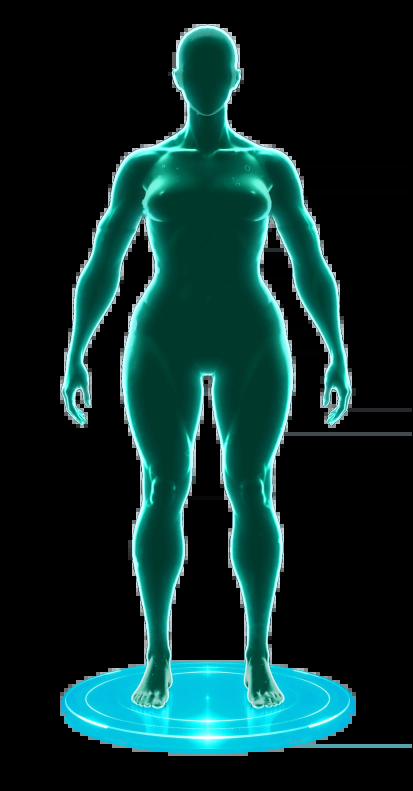
#> input picture assets/images/body-female-heavy-empty.webp, 826 x 1582 px (shown at 1/2 size)
$ python sil.py ../../assets/images/body-female-heavy-empty.webp
#> lines starting #> are read from the running program, lines starting #| are printed output that depends on the picture; after the words box and inside, x2 and y2 are one past the last pixel; in counts of white or black regions, pixels touching at a corner belong together
import cv2, numpy as np, sys
from scipy import ndimage as ndi
src = sys.argv[1]
im = cv2.imread(src, cv2.IMREAD_UNCHANGED)[...,:3]
H, W = im.shape[:2]
#> H = 1582; W = 826
hsv = cv2.cvtColor(im, cv2.COLOR_BGR2HSV).astype(np.int32)
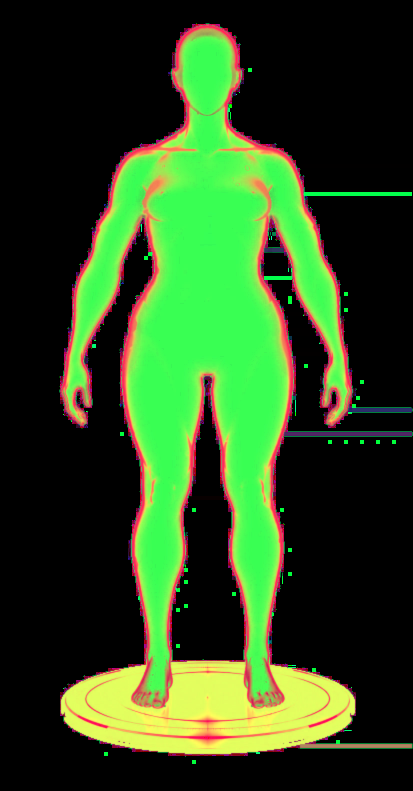
#> hsv: shape (1582, 826, 3) int32 (shown at 1/2 size); mean B, G, R 30.3, 75, 46.1
V, Sat = hsv[...,2], hsv[...,1]
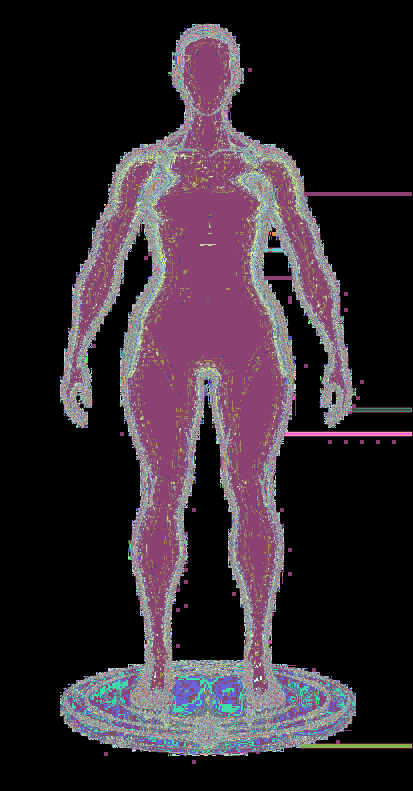
#> Sat: shape (1582, 826) int32 (shown at 1/2 size); 255 distinct labels, from 0 to 255; one colour per label, 0 black
yy, xx = np.mgrid[0:H, 0:W]
WATER_Y = 776
bright = np.zeros((H, W), bool)
a = yy < WATER_Y
bright |= a & (V > 150)
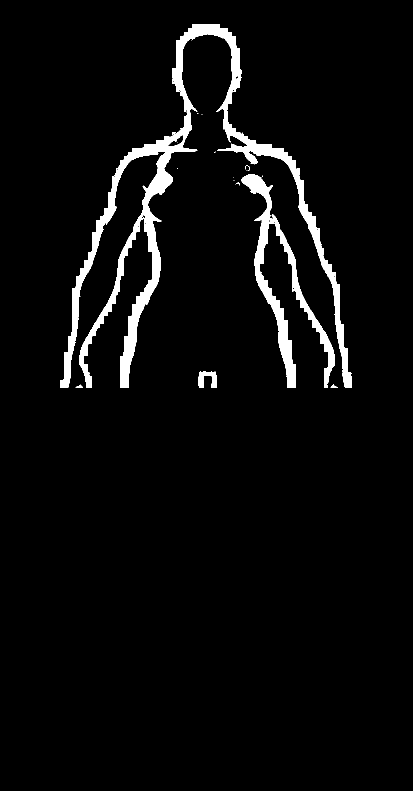
#> bright: shape (1582, 826) bool (shown at 1/2 size); 4.1% white; 21 white regions (14 under 20 px), largest, box (x1, y1, x2, y2) and area: (120, 48, 704, 776) 40118, (483, 348, 670, 776) 12487, (397, 743, 434, 776) 742
b = (yy >= WATER_Y) & (yy < 930)
bright |= b & (V > 165) & (Sat < 235)
c = yy >= 930
bright |= c & (V > 200) & (Sat < 200)
bright[:80, 262:] = False           # bell and profile photo
#> bright: shape (1582, 826) bool; 6.5% white; 108 white regions (90 under 20 px), largest, box (x1, y1, x2, y2) and area: (120, 80, 395, 1415) 33802, (432, 80, 704, 1415) 32239, (304, 743, 529, 1418) 11324
bright = ndi.binary_closing(bright, iterations=2)
#> bright: shape (1582, 826) bool; 6.9% white; 60 white regions (46 under 20 px), largest, box (x1, y1, x2, y2) and area: (120, 80, 704, 1418) 82069, (130, 1396, 700, 1489) 5464, (170, 1356, 243, 1441) 439
body = ndi.binary_fill_holes(bright)
#> body: shape (1582, 826) bool; 12.6% white; 54 white regions (42 under 20 px), largest, box (x1, y1, x2, y2) and area: (120, 80, 704, 1418) 156934, (130, 1396, 700, 1489) 5464, (170, 1356, 243, 1441) 439
body = ndi.binary_opening(body, iterations=2)
#> body: shape (1582, 826) bool; 12.3% white; 29 white regions (6 under 20 px), largest, box (x1, y1, x2, y2) and area: (262, 743, 556, 1418) 65547, (120, 80, 393, 1272) 56827, (436, 80, 704, 1266) 32365
lab, n = ndi.label(body)
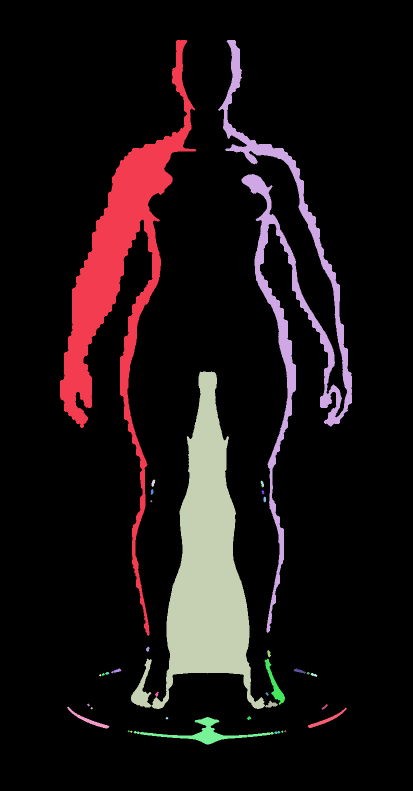
#> lab: shape (1582, 826) int32 (shown at 1/2 size); 36 distinct labels, from 0 to 35; one colour per label, 0 black
#> n = 35
sizes = ndi.sum(body, lab, range(1, n + 1))
#> sizes = 35 values, max 65318 at index 2, min 13 at index 8, mean 4594.3
keep = np.argsort(sizes)[::-1][:3]   # body and two hands if separate
#> keep = [2, 0, 1]
print('components', sorted(sizes.astype(int))[::-1][:6])
#| components [65318, 56827, 32365, 2985, 992, 561]
body = np.isin(lab, [k + 1 for k in keep if sizes[k] > 600])
#> body: shape (1582, 826) bool; 11.8% white; 3 white regions, box (x1, y1, x2, y2) and area: (262, 743, 530, 1418) 65318, (120, 80, 393, 1272) 56827, (436, 80, 704, 1266) 32365
if len(sys.argv) > 2:      # hair bun: centre x, centre y, radius
    bx, by, br = map(float, sys.argv[2:5])
    head = body.copy()
    body = body | ((xx - bx) ** 2 + ((yy - by) * 1.08) ** 2 < br ** 2)
    np.save('bun.npy', body & ~head)
np.save('body.npy', body)
vis = im.copy(); vis[~body] = (vis[~body] * 0.35).astype(np.uint8)
edge = body ^ ndi.binary_erosion(body)
#> edge: shape (1582, 826) bool; 0.8% white in thin lines or dots, all inside (x1, y1, x2, y2) = (120, 80, 704, 1418)
vis[edge] = (0, 0, 255)
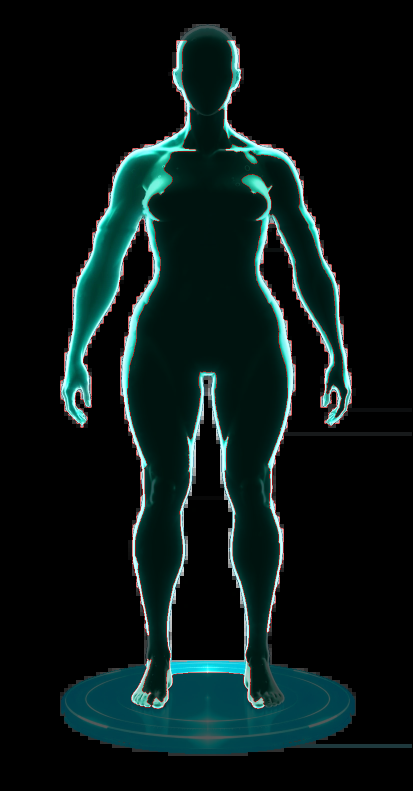
#> vis: shape (1582, 826, 3) (shown at 1/2 size); mean B, G, R 23.1, 24.1, 10.3
cv2.imwrite('sil_vis.png', cv2.resize(vis, None, fx=1.3, fy=1.3))
cv2.imwrite('sil_top.png', cv2.resize(vis[30:540], None, fx=2, fy=2))
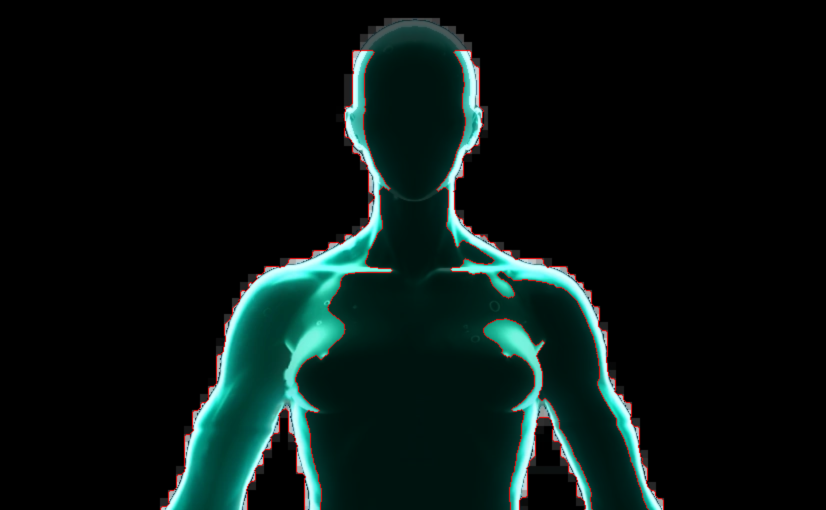
#> saved as sil_top.png: shape (1020, 1652, 3) (shown at 1/2 size); mean B, G, R 19.8, 21.8, 9.4
cv2.imwrite('sil_bot.png', cv2.resize(vis[520:1036], None, fx=2, fy=2))
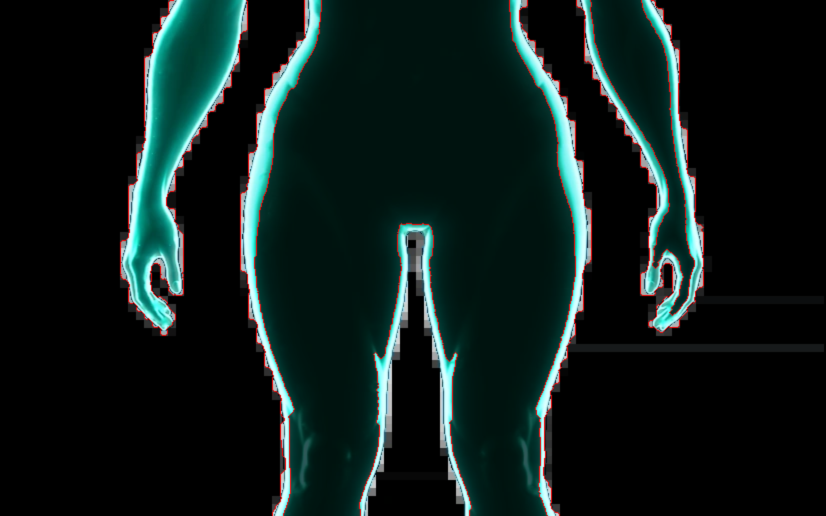
#> saved as sil_bot.png: shape (1032, 1652, 3) (shown at 1/2 size); mean B, G, R 27.1, 29.1, 15.1

$ run again, on assets/images/body-female-normal-empty.webp
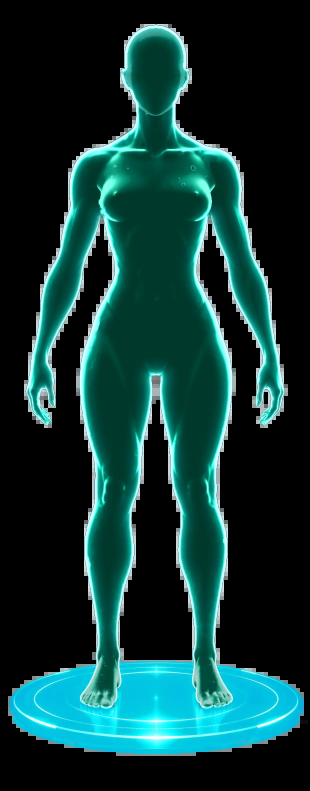
#> input picture assets/images/body-female-normal-empty.webp, 620 x 1582 px (shown at 1/2 size)
#> `lab, n = ndi.label(body)`:
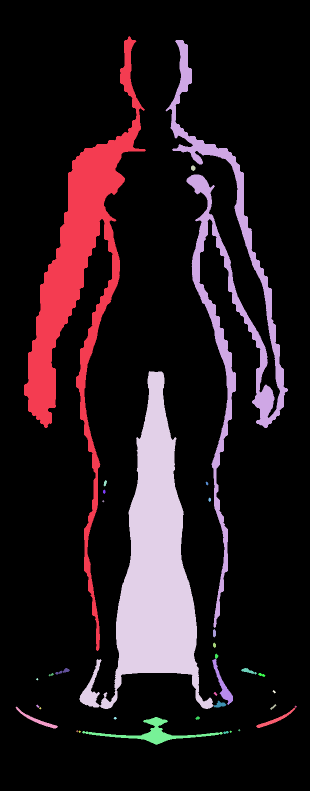
#> lab: shape (1582, 620) int32 (shown at 1/2 size); 36 distinct labels, from 0 to 35; one colour per label, 0 black
#> n = 35
#> sizes = 35 values, max 63953 at index 3, min 13 at index 8, mean 4502.1
#> keep = [3, 0, 1]
#| components [63953, 54466, 32796, 2980, 959, 561]
#> edge: shape (1582, 620) bool; 1.1% white in thin lines or dots, all inside (x1, y1, x2, y2) = (48, 72, 576, 1418)
#> `cv2.imwrite('sil_bot.png', cv2.resize(vis[520:1036], None, fx=2, fy=2))`:
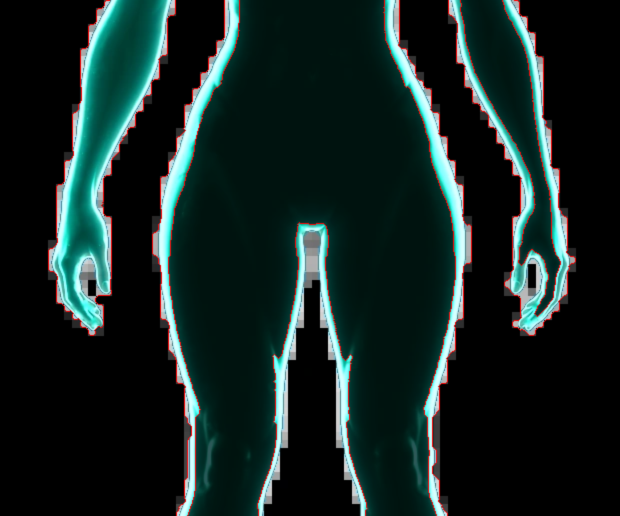
#> saved as sil_bot.png: shape (1032, 1240, 3) (shown at 1/2 size); mean B, G, R 35.4, 37.7, 21.2
